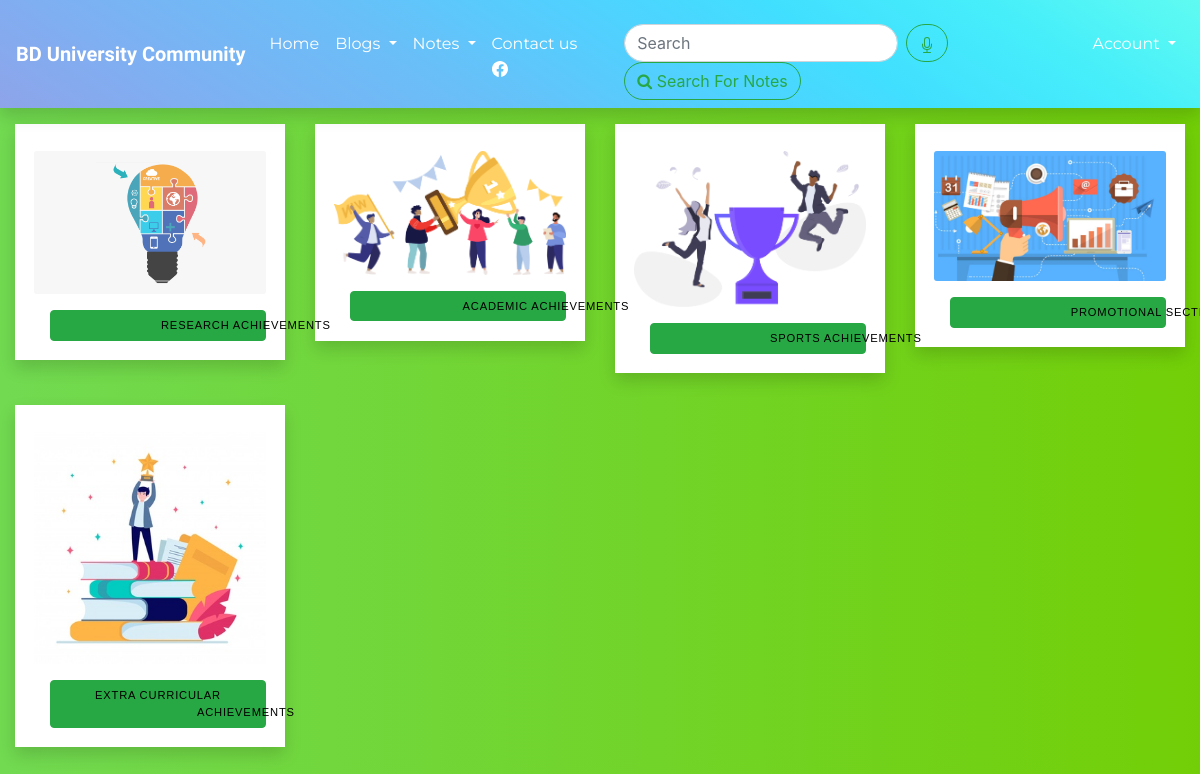
Screenshot of /blog/achievements/ with the database file from the repository.
### blogApp/models.py (models this page shows, shortened)
class Topic(models.Model):
    topic_id = models.CharField(max_length=100, unique=True)
    name = models.CharField(max_length=100)
    slug = models.SlugField(null=True, blank=True)
    blog = models.ForeignKey(Blog, on_delete=models.CASCADE, related_name='topics')
    image = models.ImageField(upload_to='topic_background_image', blank=True, verbose_name='Topic Image')
    description = models.TextField(max_length=500,blank=True)

### blogApp/views.py (the view)
# urls.py: path('<slug:slug>/', views.TopicListView.as_view(), name='topic_list'),
class TopicListView(DetailView):
    context_object_name = 'blogs'
    model = Blog
    template_name = 'blogging/topic_list_view.html'

### templates/blogging/topic_list_view.html (shortened to what this page needs)
{% extends 'base.html' %}
{% load static %}
{% load crispy_forms_tags %}
{% block content %}
<div class="container-fluid ">
  <div class="row">
    {% for topic in blogs.topics.all %}
    <div class="col-lg-3 mt-3 col-md-6 col-sm-12 col-12 mb-3">
      <div class="card shadow ">
        <img class="card-img" src=" {{ topic.image.url }} ">
        <a class="mt-2 btn btn-success btn-rounded"
          href="{% url 'blogApp:post_list' slug=topic.slug blog=blogs.slug %}">
          {{ topic.name }}
        </a>
      </div>
    </div>
    {% endfor %}
  </div>
</div>
{% endblock content %}

### static/css/base.css (style rules this page uses)
* { transition: .5s; }

### templates/blogging/topic_list_view.html (style rules this page uses)
body { background: -webkit-linear-gradient(left, #71da51, #72cf07); }

### rows the page displays
Topic: image (picture), name "RESEARCH ACHIEVEMENTS"
Topic: image (picture), name "ACADEMIC ACHIEVEMENTS"
Topic: image (picture), name "SPORTS ACHIEVEMENTS"
Topic: image (picture), name "PROMOTIONAL…"
Topic: image (picture), name "EXTRA CURRICULAR ACHIEVEMENTS"
